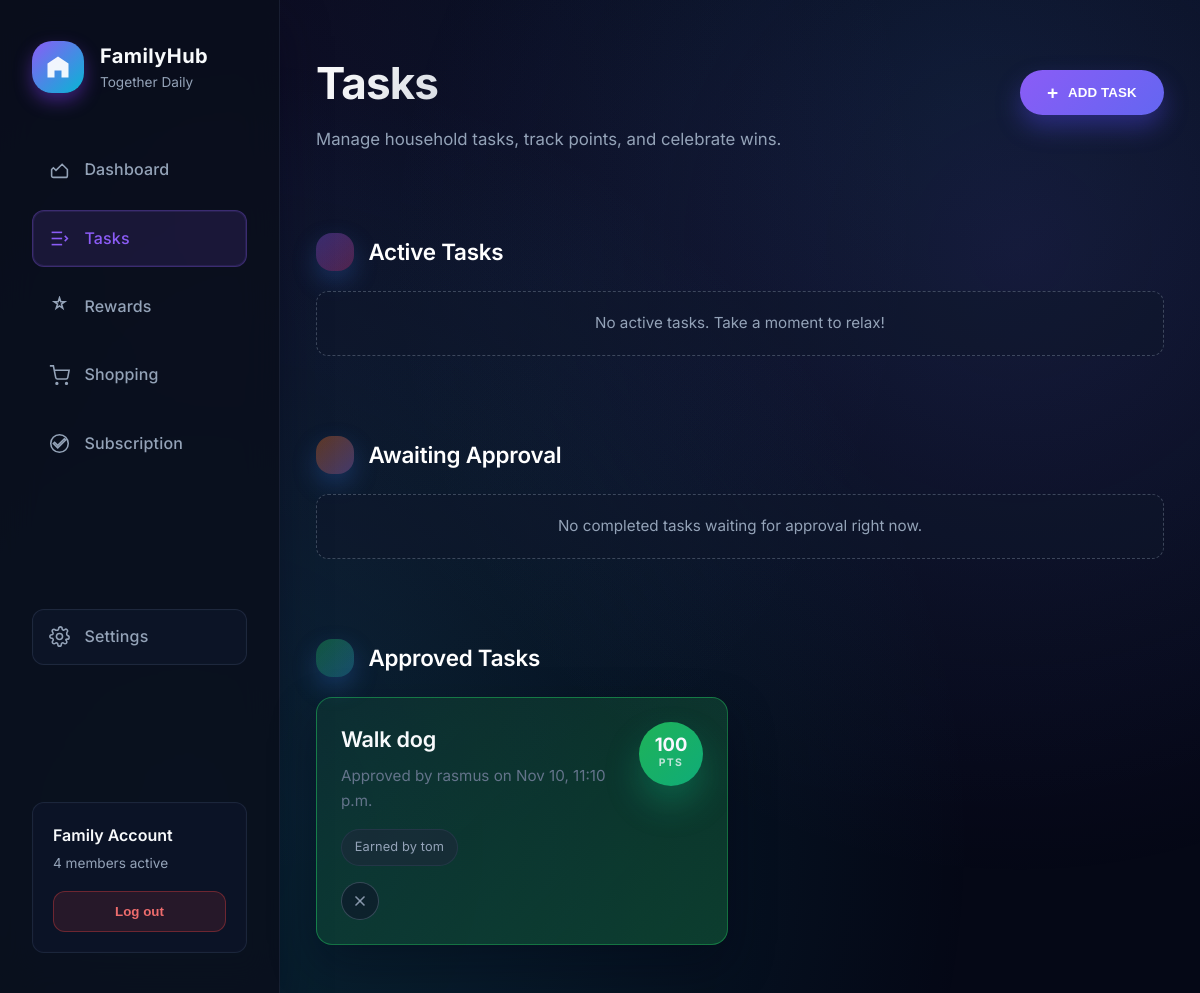
The page /tasks/ (signed in) on the database as committed earlier.
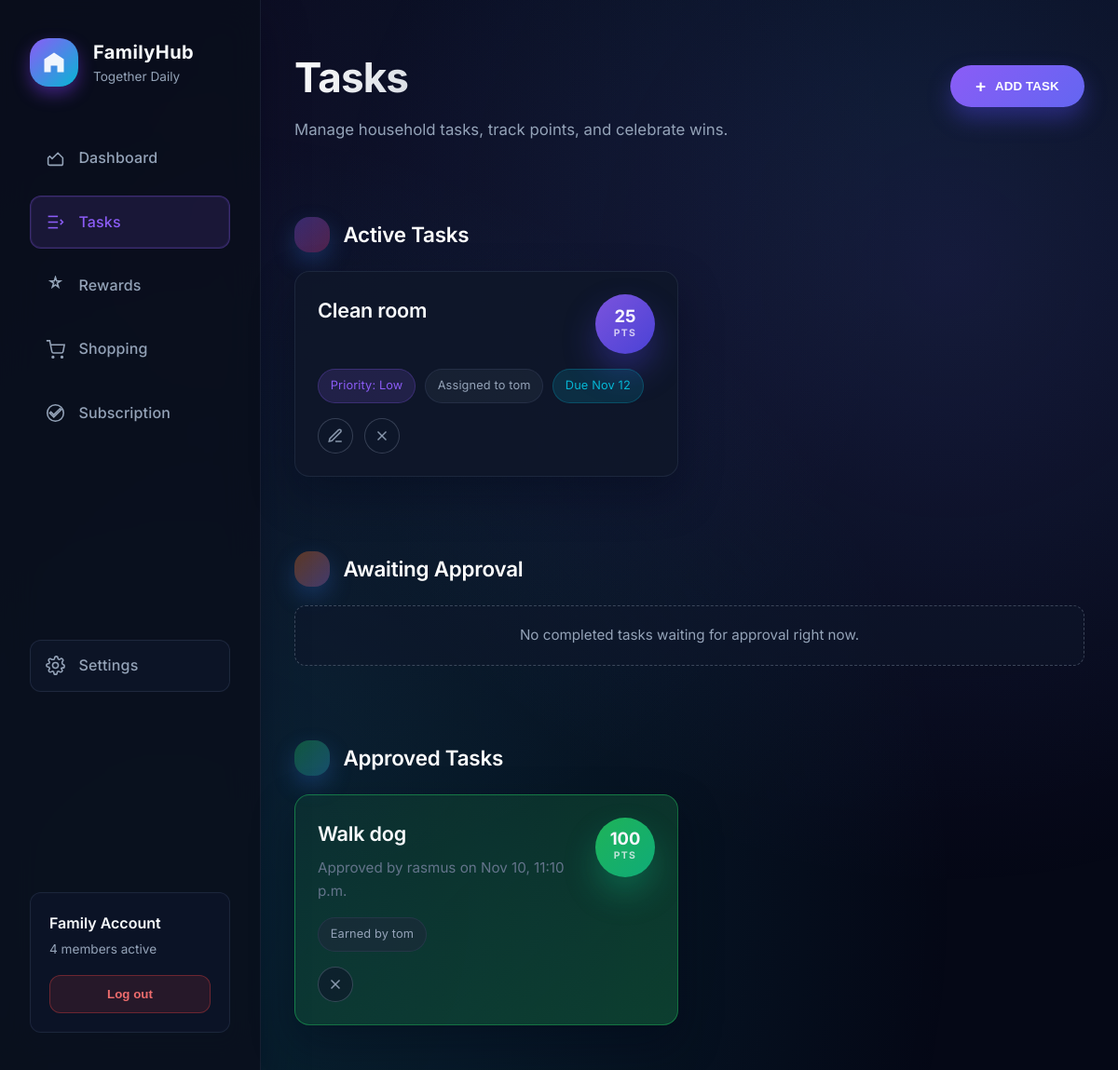
The same page on the database as committed later.
### a_tasks/models.py (models this page shows, shortened)
class Task(models.Model):
    PRIORITY_LOW = 0
    PRIORITY_MEDIUM = 1
    PRIORITY_HIGH = 2
    PRIORITY_CHOICES = [
        (PRIORITY_LOW, 'Low'),
        (PRIORITY_MEDIUM, 'Medium'),
        (PRIORITY_HIGH, 'High'),
    ]
    name = models.CharField(max_length=255)
    description = models.TextField(blank=True)
    family = models.ForeignKey(Family, on_delete=models.CASCADE, related_name='tasks')
    assigned_to = models.ForeignKey(
        User,
        on_delete=models.SET_NULL,
        related_name='tasks_assigned',
        null=True,
        blank=True,
    )
    created_by = models.ForeignKey(User, on_delete=models.CASCADE, related_name='tasks_created')
    completed = models.BooleanField(default=False)
    completed_by = models.ForeignKey(
        User,
        on_delete=models.SET_NULL,
        related_name='tasks_completed',
        null=True,
        blank=True,
    )
    approved = models.BooleanField(default=False)
    approved_by = models.ForeignKey(
        User,
        on_delete=models.SET_NULL,
        related_name='tasks_approved',
        null=True,
        blank=True,
    )
    due_date = models.DateField(null=True, blank=True)
    priority = models.IntegerField(default=PRIORITY_LOW, choices=PRIORITY_CHOICES)
    points = models.PositiveIntegerField(default=0)
    completed_at = models.DateTimeField(null=True, blank=True)
    approved_at = models.DateTimeField(null=True, blank=True)
    created_at = models.DateTimeField(auto_now_add=True)
    updated_at = models.DateTimeField(auto_now=True)
    class Meta:
        ordering = ['-priority', 'due_date', 'name']

### a_tasks/views.py (the view, shortened to what this page needs)
# urls.py: path('', views.index, name='landing_index'),
@login_required
def index(request):
    user = request.user
    family = _get_family_for_user(user)
    profile = getattr(user, "family_profile", None)
    if profile is None and family and family.owner_id == user.id:
        profile = _get_or_create_profile(user, default_role=UserProfile.ROLE_PARENT)
    role = profile.role if profile else (UserProfile.ROLE_PARENT if family and family.owner_id == user.id else None)
    is_parent = role == UserProfile.ROLE_PARENT
    is_child = role == UserProfile.ROLE_CHILD
    if family:
        tasks_qs = Task.objects.filter(family=family).select_related(
            "assigned_to__family_profile",
            "created_by__family_profile",
            "completed_by__family_profile",
            "approved_by__family_profile",
        )
        active_tasks = list(tasks_qs.filter(completed=False))
        pending_tasks = list(tasks_qs.filter(completed=True, approved=False))
        approved_tasks = list(tasks_qs.filter(approved=True))
        for task in itertools.chain(active_tasks, pending_tasks, approved_tasks):
            task.can_child_complete = is_child and (task.assigned_to_id is None or task.assigned_to_id == user.id)
        family_members_qs = family.members.select_related("family_profile")
        member_ids = set(family_members_qs.values_list("id", flat=True))
        if family.owner_id not in member_ids:
            from django.contrib.auth import get_user_model
            UserModel = get_user_model()
            owner_qs = UserModel.objects.filter(id=family.owner_id).select_related("family_profile")
            family_members = list(family_members_qs) + list(owner_qs)
        else:
            family_members = list(family_members_qs)
    else:
        active_tasks = []
        pending_tasks = []
        approved_tasks = []
        family_members = []
    context = {
        "family": family,
        "profile": profile,
        "role": role,
        "is_parent": is_parent,
        "is_child": is_child,
        "has_family": family is not None,
        "family_members": family_members,
        "active_tasks": active_tasks,
        "pending_tasks": pending_tasks,
        "approved_tasks": approved_tasks,
    }
    return render(request, "a_tasks/index.html", context)

### templates/a_tasks/index.html (shortened to what this page needs)
{% extends "base.html" %}
{% block nav_tasks_active %} active{% endblock %}
{% block content %}
  <div class="page-container">
    <header class="page-header">
      <div>
        <h1 class="page-title">Tasks</h1>
        {% if has_family %}
          <p class="page-subtitle">
            Manage household tasks, track points, and celebrate wins.
          </p>
        {% else %}
          <p class="page-subtitle">Create or join a family to start assigning tasks.</p>
        {% endif %}
      </div>
      {% if is_parent %}
        <div class="task-toolbar">
          <button type="button" class="primary-button" data-open-task-modal="create">
            <span aria-hidden="true">+</span>
            <span>Add Task</span>
          </button>
        </div>
      {% endif %}
    </header>
    {% if not has_family %}
      <section class="empty-state">
        <p>No family connected yet. Once you create or join one, you can start managing tasks.</p>
      </section>
    {% else %}
      <section class="task-section">
        <header class="list-section-header">
          <span class="list-section-icon need-icon" aria-hidden="true"></span>
          <h2>Active Tasks</h2>
        </header>
        <div class="task-grid">
          {% if active_tasks %}
            {% for task in active_tasks %}
              <article class="task-card priority-{{ task.priority }}">
                <div class="task-card-header">
                  <div>
                    <h3 class="task-name">{{ task.name }}</h3>
                  </div>
                  <span class="task-points points-chip">
                    <span class="points-value">{{ task.points }}</span>
                    <span class="points-label">pts</span>
                  </span>
                </div>
                <div class="task-meta">
                  <span class="task-badge priority">Priority: {{ task.get_priority_display }}</span>
                  <span class="task-badge assigned">
                    {% if task.assigned_to %}
                      Assigned to {{ task.assigned_to.get_full_name|default:task.assigned_to.username }}
                    {% else %}
                      Open task • any child can complete
                    {% endif %}
                  </span>
                  {% if task.due_date %}
                    <span class="task-badge due">Due {{ task.due_date|date:"M j" }}</span>
                  {% endif %}
                </div>
                <div class="task-actions">
                  {% if is_parent %}
                    <button
                      type="button"
                      class="icon-button"
                      data-open-task-modal="edit"
                      data-task-id="{{ task.id }}"
                      data-task-name="{{ task.name|escape }}"
                      data-task-description="{{ task.description|default_if_none:''|escape }}"
                      data-task-assigned="{{ task.assigned_to_id|default:'' }}"
                      data-task-points="{{ task.points }}"
                      data-task-priority="{{ task.priority }}"
                      data-task-due="{{ task.due_date|date:'Y-m-d'|default_if_none:'' }}"
                    >
                      <svg viewBox="0 0 24 24" aria-hidden="true">
                        <path d="M12 20h9"></path>
                        <path d="M16.5 3.5a2.121 2.121 0 0 1 3 3L7 19l-4 1 1-4Z"></path>
                      </svg>
                    </button>
                    <form method="post" class="icon-form">
                      <button type="submit" class="icon-button" aria-label="Delete {{ task.name }}">
                        <svg viewBox="0 0 24 24" aria-hidden="true">
                          <line x1="18" y1="6" x2="6" y2="18"></line>
                          <line x1="6" y1="6" x2="18" y2="18"></line>
                        </svg>
                      </button>
                    </form>
                  {% endif %}
                </div>
              </article>
            {% endfor %}
          {% else %}
            <p class="empty-state full-row">No active tasks. Take a moment to relax!</p>
          {% endif %}
        </div>
      </section>
      <section class="task-section">
        <header class="list-section-header">
          <span class="list-section-icon accent-icon" aria-hidden="true"></span>
          <h2>Awaiting Approval</h2>
        </header>
        <div class="task-grid">
          {% if pending_tasks %}
            {% for task in pending_tasks %}
              <article class="task-card awaiting">
                <div class="task-card-header">
                  <div>
                    <h3 class="task-name">{{ task.name }}</h3>
                    <p class="task-description">
                      Completed by {{ task.completed_by.get_full_name|default:task.completed_by.username }}
                      on {{ task.completed_at|date:"M j, g:i a" }}
                    </p>
                  </div>
                  <span class="task-points points-chip">
                    <span class="points-value">{{ task.points }}</span>
                    <span class="points-label">pts</span>
                  </span>
                </div>
                <div class="task-meta">
                  <span class="task-badge priority">Priority: {{ task.get_priority_display }}</span>
                  <span class="task-badge assigned">
                    {% if task.assigned_to %}
                      Assigned to {{ task.assigned_to.get_full_name|default:task.assigned_to.username }}
                    {% else %}
                      Open task • completed by {{ task.completed_by.get_full_name|default:task.completed_by.username }}
                    {% endif %}
                  </span>
                </div>
                <div class="task-actions">
                  {% if is_parent %}
                    <form method="post" class="icon-form">
                      {% csrf_token %}
                      <input type="hidden" name="action" value="approve">
                      <input type="hidden" name="task_id" value="{{ task.id }}">
                      <button type="submit" class="icon-button success" aria-label="Approve {{ task.name }}">
                        <svg viewBox="0 0 24 24" aria-hidden="true">
                          <polyline points="20 6 9 17 4 12"></polyline>
                        </svg>
                      </button>
                    </form>
                    <form method="post" class="icon-form">
                      {% csrf_token %}
                      <input type="hidden" name="action" value="reopen">
                      <input type="hidden" name="task_id" value="{{ task.id }}">
                      <button type="submit" class="icon-button" aria-label="Reopen {{ task.name }}">
                        <svg viewBox="0 0 24 24" aria-hidden="true">
                          <path d="M3 12a9 9 0 1 0 9-9"></path>
                          <polyline points="3 3 3 12 12 12"></polyline>
                        </svg>
                      </button>
                    </form>
                  {% endif %}
                </div>
              </article>
            {% endfor %}
          {% else %}
            <p class="empty-state full-row">No completed tasks waiting for approval right now.</p>
          {% endif %}
        </div>
      </section>
      <section class="task-section">
        <header class="list-section-header">
          <span class="list-section-icon cart-icon" aria-hidden="true"></span>
          <h2>Approved Tasks</h2>
        </header>
        <div class="task-grid">
          {% if approved_tasks %}
            {% for task in approved_tasks %}
              <article class="task-card approved">
                <div class="task-card-header">
                  <div>
                    <h3 class="task-name">{{ task.name }}</h3>
                    <p class="task-description">
                      Approved by {{ task.approved_by.get_full_name|default:task.approved_by.username }}
                      on {{ task.approved_at|date:"M j, g:i a" }}
                    </p>
                  </div>
                  <span class="task-points points-chip">
                    <span class="points-value">{{ task.points }}</span>
                    <span class="points-label">pts</span>
                  </span>
                </div>
                <div class="task-meta">
                  <span class="task-badge assigned">
                    {% with winner=task.assigned_to|default:task.completed_by %}
                      Earned by {{ winner.get_full_name|default:winner.username }}
                    {% endwith %}
                  </span>
                </div>
                {% if is_parent %}
                  <div class="task-actions">
                    <form method="post" class="icon-form">
                      <button type="submit" class="icon-button" aria-label="Delete {{ task.name }}">
                        <svg viewBox="0 0 24 24" aria-hidden="true">
                          <line x1="18" y1="6" x2="6" y2="18"></line>
                          <line x1="6" y1="6" x2="18" y2="18"></line>
                        </svg>
                      </button>
                    </form>
                  </div>
                {% endif %}
              </article>
            {% endfor %}
          {% else %}
            <p class="empty-state full-row">No approved tasks yet. Keep up the great work!</p>
          {% endif %}
        </div>
      </section>
    {% endif %}
  </div>
{% endblock %}

Rows that differ between the two databases and show on the page:
added Task: name "Clean room", points "25", priority "Low", assigned_to.get_full_name "tom", due_date "Nov 12", shown under "Active Tasks"
Other text that changed with them:
text no longer shown: "No active tasks. Take a moment to relax!"
